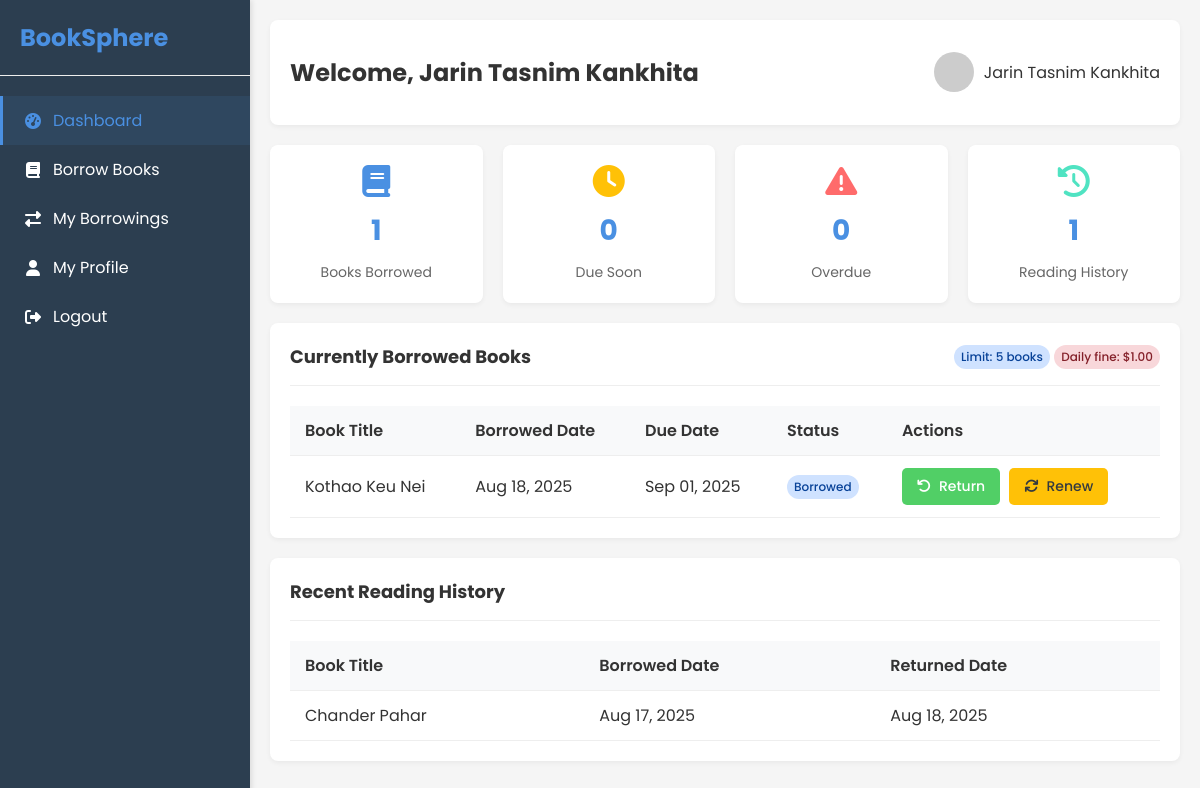
The page /user_dashboard.php (signed in) on the database its author committed.
### tables this page shows
CREATE TABLE `users` (
  `user_id` varchar(10) NOT NULL,
  `full_name` varchar(100) NOT NULL,
  `email` varchar(100) NOT NULL,
  `password` varchar(255) NOT NULL,
  `user_type` enum('admin','user') NOT NULL,
  `phone` varchar(20) DEFAULT NULL,
  `address` text DEFAULT NULL,
  `created_at` timestamp NOT NULL DEFAULT current_timestamp(),
  `updated_at` timestamp NOT NULL DEFAULT current_timestamp() ON UPDATE current_timestamp()
);

CREATE TABLE `library_settings` (
  `setting_id` int(11) NOT NULL,
  `setting_name` varchar(50) NOT NULL,
  `setting_value` varchar(255) NOT NULL,
  `description` text DEFAULT NULL,
  `updated_at` timestamp NOT NULL DEFAULT current_timestamp() ON UPDATE current_timestamp()
);

CREATE TABLE `borrowings` (
  `borrowing_id` int(11) NOT NULL,
  `user_id` varchar(10) NOT NULL,
  `book_id` int(11) NOT NULL,
  `borrowed_date` date NOT NULL,
  `due_date` date NOT NULL,
  `return_date` date DEFAULT NULL,
  `status` enum('borrowed','returned','overdue') NOT NULL DEFAULT 'borrowed',
  `renewed_count` int(11) DEFAULT 0,
  `fine_amount` decimal(10,2) DEFAULT 0.00,
  `created_at` timestamp NOT NULL DEFAULT current_timestamp(),
  `updated_at` timestamp NOT NULL DEFAULT current_timestamp() ON UPDATE current_timestamp()
);

CREATE TABLE `books` (
  `book_id` int(11) NOT NULL,
  `title` varchar(255) NOT NULL,
  `author` varchar(100) NOT NULL,
  `isbn` varchar(20) DEFAULT NULL,
  `publisher` varchar(100) DEFAULT NULL,
  `publication_year` int(11) DEFAULT NULL,
  `category` varchar(50) DEFAULT NULL,
  `quantity` int(11) NOT NULL DEFAULT 1,
  `available_quantity` int(11) NOT NULL DEFAULT 1,
  `description` text DEFAULT NULL,
  `cover_image` varchar(255) DEFAULT NULL,
  `created_at` timestamp NOT NULL DEFAULT current_timestamp(),
  `updated_at` timestamp NOT NULL DEFAULT current_timestamp() ON UPDATE current_timestamp()
);

### user_dashboard.php (the view, shortened to what this page needs)
<?php
require_once 'auth_functions.php';
require_once 'db_connection.php';
$user_id = $_SESSION['user_id'];
try {
    $stmt = $conn->prepare("SELECT b.borrowing_id, b.book_id, bk.title,
                           b.borrowed_date, b.due_date, b.status, b.renewed_count,
                           DATEDIFF(b.due_date, CURDATE()) as days_remaining
                           FROM borrowings b
                           JOIN books bk ON b.book_id = bk.book_id
                           WHERE b.user_id = :user_id AND b.status = 'borrowed'
                           ORDER BY b.due_date ASC");
    $stmt->bindParam(':user_id', $user_id);
    $stmt->execute();
    $current_borrowings = $stmt->fetchAll(PDO::FETCH_ASSOC);
    $stmt = $conn->prepare("SELECT b.borrowing_id, b.book_id, bk.title,
                           b.borrowed_date, b.return_date, b.status
                           FROM borrowings b
                           JOIN books bk ON b.book_id = bk.book_id
                           WHERE b.user_id = :user_id AND b.status = 'returned'
                           ORDER BY b.return_date DESC
                           LIMIT 10");
    $stmt->bindParam(':user_id', $user_id);
    $stmt->execute();
    $borrowing_history = $stmt->fetchAll(PDO::FETCH_ASSOC);
    $stmt = $conn->prepare("SELECT * FROM users WHERE user_id = :user_id");
    $stmt->bindParam(':user_id', $user_id);
    $stmt->execute();
    $user = $stmt->fetch(PDO::FETCH_ASSOC);
    $stmt = $conn->query("SELECT setting_value FROM library_settings WHERE setting_name = 'max_borrow_limit'");
    $max_borrow_limit = (int)$stmt->fetchColumn();
    $stmt = $conn->query("SELECT setting_value FROM library_settings WHERE setting_name = 'daily_fine'");
    $daily_fine = (float)$stmt->fetchColumn();
} catch(PDOException $e) {
    $error = "Database error: " . $e->getMessage();
}
?>
<!DOCTYPE html>
<html lang="en">
<head>
    <link rel="stylesheet" href="https://cdnjs.cloudflare.com/ajax/libs/font-awesome/6.4.0/css/all.min.css">
</head>
<body>
    <div class="sidebar" id="sidebar">
        <div class="sidebar-header">
            <h2>BookSphere</h2>
        </div>
        <ul class="sidebar-menu">
            <li><a href="user_dashboard.php" class="active"><i class="fas fa-tachometer-alt"></i> Dashboard</a></li>
            <li><a href="borrow_books.php"><i class="fas fa-book"></i> Borrow Books</a></li>
            <li><a href="my_borrowings.php"><i class="fas fa-exchange-alt"></i> My Borrowings</a></li>
            <li><a href="profile.php"><i class="fas fa-user"></i> My Profile</a></li>
            <li><a href="logout.php"><i class="fas fa-sign-out-alt"></i> Logout</a></li>
        </ul>
    </div>
    <div class="main-content">
        <div class="header">
            <h2>Welcome, <?php echo htmlspecialchars($user['full_name']); ?></h2>
            <div class="user-info">
                <img src="https://ui-avatars.com/api/?name=<?php echo urlencode($user['full_name']); ?>&background=4a90e2&color=fff" alt="User">
                <span><?php echo htmlspecialchars($user['full_name']); ?></span>
            </div>
        </div>
        <div class="stats-container">
            <div class="stat-card">
                <i class="fas fa-book fa-2x" style="color: var(--primary-color);"></i>
                <div class="stat-card-value"><?php echo count($current_borrowings); ?></div>
                <div class="stat-card-title">Books Borrowed</div>
            </div>
            <div class="stat-card">
                <i class="fas fa-clock fa-2x" style="color: var(--warning-color);"></i>
                <div class="stat-card-value">
                    <?php
                        $due_soon = array_filter($current_borrowings, function($b) {
                            return $b['days_remaining'] <= 3 && $b['days_remaining'] > 0;
                        });
                        echo count($due_soon);
                    ?>
                </div>
                <div class="stat-card-title">Due Soon</div>
            </div>
            <div class="stat-card">
                <i class="fas fa-exclamation-triangle fa-2x" style="color: var(--danger-color);"></i>
                <div class="stat-card-value">
                    <?php
                        $overdue = array_filter($current_borrowings, function($b) {
                            return $b['days_remaining'] < 0;
                        });
                        echo count($overdue);
                    ?>
                </div>
                <div class="stat-card-title">Overdue</div>
            </div>
            <div class="stat-card">
                <i class="fas fa-history fa-2x" style="color: var(--secondary-color);"></i>
                <div class="stat-card-value"><?php echo count($borrowing_history); ?></div>
                <div class="stat-card-title">Reading History</div>
            </div>
        </div>
        <div class="card">
            <div class="card-header">
                <h3 class="card-title">Currently Borrowed Books</h3>
                <div>
                    <span class="badge badge-primary">Limit: <?php echo $max_borrow_limit; ?> books</span>
                    <span class="badge badge-danger">Daily fine: $<?php echo number_format($daily_fine, 2); ?></span>
                </div>
            </div>
            <?php if (empty($current_borrowings)): ?>
                <div class="empty-state">
                    <i class="fas fa-book-open"></i>
                    <h3>No Books Borrowed</h3>
                    <p>You haven't borrowed any books yet.</p>
                    <a href="borrow_books.php" class="btn btn-primary">
                        <i class="fas fa-book"></i> Browse Books
                    </a>
                </div>
            <?php else: ?>
                <div class="table-responsive">
                    <table class="table">
                        <thead>
                            <tr>
                                <th>Book Title</th>
                                <th>Borrowed Date</th>
                                <th>Due Date</th>
                                <th>Status</th>
                                <th>Actions</th>
                            </tr>
                        </thead>
                        <tbody>
                            <?php foreach ($current_borrowings as $borrowing): ?>
                                <tr class="<?php echo $borrowing['days_remaining'] <= 3 && $borrowing['days_remaining'] > 0 ? 'due-soon' : ''; ?>
                                           <?php echo $borrowing['days_remaining'] < 0 ? 'overdue' : ''; ?>">
                                    <td><?php echo htmlspecialchars($borrowing['title']); ?></td>
                                    <td><?php echo date('M d, Y', strtotime($borrowing['borrowed_date'])); ?></td>
                                    <td>
                                        <?php echo date('M d, Y', strtotime($borrowing['due_date'])); ?>
                                    </td>
                                    <td>
                                        <span class="badge badge-primary">Borrowed</span>
                                    </td>
                                    <td class="action-buttons">
                                        <a href="user_dashboard.php?return=<?php echo $borrowing['borrowing_id']; ?>" class="btn btn-success btn-sm">
                                            <i class="fas fa-undo"></i> Return
                                        </a>
                                        <a href="user_dashboard.php?renew=<?php echo $borrowing['borrowing_id']; ?>" class="btn btn-warning btn-sm">
                                            <i class="fas fa-sync"></i> Renew
                                        </a>
                                    </td>
                                </tr>
                            <?php endforeach; ?>
                        </tbody>
                    </table>
                </div>
            <?php endif; ?>
        </div>
        <div class="card">
            <div class="card-header">
                <h3 class="card-title">Recent Reading History</h3>
            </div>
            <?php if (empty($borrowing_history)): ?>
                <div class="empty-state">
                    <i class="fas fa-history"></i>
                    <h3>No Reading History</h3>
                    <p>Your reading history will appear here.</p>
                </div>
            <?php else: ?>
                <div class="table-responsive">
                    <table class="table">
                        <thead>
                            <tr>
                                <th>Book Title</th>
                                <th>Borrowed Date</th>
                                <th>Returned Date</th>
                            </tr>
                        </thead>
                        <tbody>
                            <?php foreach ($borrowing_history as $history): ?>
                                <tr>
                                    <td><?php echo htmlspecialchars($history['title']); ?></td>
                                    <td><?php echo date('M d, Y', strtotime($history['borrowed_date'])); ?></td>
                                    <td><?php echo date('M d, Y', strtotime($history['return_date'])); ?></td>
                                </tr>
                            <?php endforeach; ?>
                        </tbody>
                    </table>
                </div>
            <?php endif; ?>
        </div>
    </div>
</body>
</html>

### user_dashboard.php (style rules this page uses)
:root { --primary-color: #4a90e2; --secondary-color: #50e3c2; --danger-color: #ff6b6b; --success-color: #51cf66; --warning-color: #ffc107; --dark-color: #343a40; --light-color: #f8f9fa; --sidebar-width: 250px; }
* { box-sizing: border-box; }
body { font-family: 'Poppins', sans-serif; margin: 0; padding: 0; background-color: #f5f5f5; color: #333; transition: margin-left 0.3s; }
.sidebar { width: var(--sidebar-width); background: #2c3e50; color: #fff; height: 100vh; position: fixed; padding: 20px 0; box-shadow: 2px 0 5px rgba(0,0,0,0.1); transition: transform 0.3s; z-index: 1000; }
.sidebar-header { padding: 0 20px 20px; border-bottom: 1px solid #eee; margin-bottom: 20px; }
.sidebar-header h2 { color: var(--primary-color); margin: 0; }
.sidebar-menu { list-style: none; padding: 0; margin: 0; }
.sidebar-menu li a { color: #fff; text-decoration: none; display: flex; align-items: center; padding: 12px 20px; transition: all 0.3s; border-left: 3px solid transparent; }
.sidebar-menu li a:hover, .sidebar-menu li a.active { background: rgba(74, 144, 226, 0.1); border-left: 3px solid var(--primary-color); color: var(--primary-color); }
.sidebar-menu i { margin-right: 10px; width: 20px; text-align: center; }
.main-content { margin-left: var(--sidebar-width); padding: 20px; transition: margin-left 0.3s; }
.header { display: flex; justify-content: space-between; align-items: center; background: white; padding: 15px 20px; border-radius: 8px; box-shadow: 0 2px 5px rgba(0,0,0,0.05); margin-bottom: 20px; flex-wrap: wrap; }
.user-info { display: flex; align-items: center; }
.user-info img { width: 40px; height: 40px; border-radius: 50%; margin-right: 10px; }
.card { background: white; border-radius: 8px; padding: 20px; box-shadow: 0 2px 5px rgba(0,0,0,0.05); margin-bottom: 20px; }
.card-header { display: flex; justify-content: space-between; align-items: center; margin-bottom: 20px; padding-bottom: 15px; border-bottom: 1px solid #eee; flex-wrap: wrap; }
.card-title { margin: 0; font-size: 18px; }
.btn { display: inline-flex; align-items: center; padding: 8px 15px; border-radius: 5px; text-decoration: none; font-weight: 500; transition: all 0.3s; border: none; cursor: pointer; font-size: 14px; }
.btn-success { background-color: var(--success-color); color: white; }
.btn-warning { background-color: var(--warning-color); color: var(--dark-color); }
.btn i { margin-right: 8px; }
.table { width: 100%; border-collapse: collapse; }
.table th, .table td { padding: 12px 15px; text-align: left; border-bottom: 1px solid #eee; }
.table th { background-color: #f8f9fa; font-weight: 600; }
.badge { display: inline-block; padding: 3px 7px; border-radius: 20px; font-size: 12px; font-weight: 500; }
.badge-primary { background-color: #cfe2ff; color: #084298; }
.badge-danger { background-color: #f8d7da; color: #842029; }
.action-buttons a { margin-right: 5px; }
.stats-container { display: grid; grid-template-columns: repeat(auto-fit, minmax(200px, 1fr)); gap: 20px; margin-bottom: 20px; }
.stat-card { background: white; border-radius: 8px; padding: 20px; box-shadow: 0 2px 5px rgba(0,0,0,0.05); text-align: center; transition: transform 0.3s; }
.stat-card-value { font-size: 28px; font-weight: bold; margin: 10px 0; color: var(--primary-color); }
.stat-card-title { color: #666; font-size: 14px; }
.stat-card { animation: fadeIn 0.5s ease-out forwards; opacity: 0; }
.stat-card:nth-child(1) { animation-delay: 0.1s; }
.stat-card:nth-child(2) { animation-delay: 0.2s; }
.stat-card:nth-child(3) { animation-delay: 0.3s; }
.stat-card:nth-child(4) { animation-delay: 0.4s; }

### rows shown on the page
users: full_name "Jarin Tasnim Kankhita"
library_settings: setting_value "5"
library_settings: setting_value "1.00"
borrowings: book.title "Kothao Keu Nei", borrowed_date "Aug 18, 2025", due_date "Sep 01, 2025"
borrowings: book.title "Chander Pahar", borrowed_date "Aug 17, 2025", return_date "Aug 18, 2025"

### other values the page prints
count($current_borrowings) "1"
count($due_soon) "0"
count($overdue) "0"
count($borrowing_history) "1"
